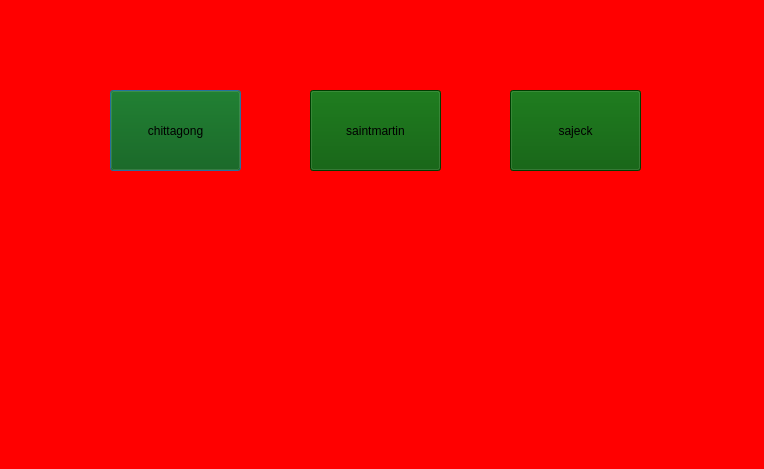
<?xml version="1.0" encoding="UTF-8"?>
<ui version="4.0">
 <class>fiveDialog</class>
 <widget class="QDialog" name="fiveDialog">
  <property name="geometry">
   <rect>
    <x>0</x>
    <y>0</y>
    <width>764</width>
    <height>469</height>
   </rect>
  </property>
  <property name="windowTitle">
   <string>Dialog</string>
  </property>
  <property name="styleSheet">
   <string notr="true">background:rgb(255, 0, 0)</string>
  </property>
  <widget class="QPushButton" name="pushButton_chit">
   <property name="geometry">
    <rect>
     <x>110</x>
     <y>90</y>
     <width>131</width>
     <height>81</height>
    </rect>
   </property>
   <property name="styleSheet">
    <string notr="true">font: 75 14pt &quot;MS Shell Dlg 2&quot;;
background:rgb(0, 85, 0)</string>
   </property>
   <property name="text">
    <string>chittagong</string>
   </property>
  </widget>
  <widget class="QPushButton" name="pushButton_martin">
   <property name="geometry">
    <rect>
     <x>310</x>
     <y>90</y>
     <width>131</width>
     <height>81</height>
    </rect>
   </property>
   <property name="styleSheet">
    <string notr="true">font: 75 14pt &quot;MS Shell Dlg 2&quot;;
background:rgb(0, 85, 0)</string>
   </property>
   <property name="text">
    <string>saintmartin</string>
   </property>
  </widget>
  <widget class="QPushButton" name="pushButton_sajeck">
   <property name="geometry">
    <rect>
     <x>510</x>
     <y>90</y>
     <width>131</width>
     <height>81</height>
    </rect>
   </property>
   <property name="styleSheet">
    <string notr="true">font: 75 14pt &quot;MS Shell Dlg 2&quot;;
background:rgb(0, 85, 0)</string>
   </property>
   <property name="text">
    <string>sajeck</string>
   </property>
  </widget>
 </widget>
 <resources/>
 <connections/>
</ui>
